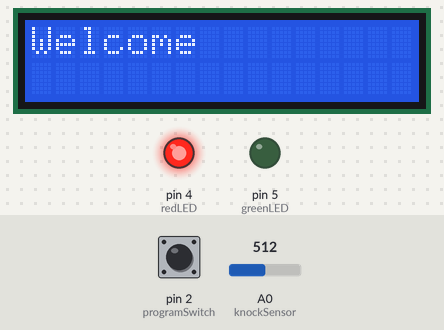
A sketch run on a simulated Arduino Uno, built with avr-gcc and run on an emulated ATmega328P. On the bench: 16×2 character LCD, output pins drawn as LEDs (lit = HIGH). The inputs (shaded band) are chosen by the test bench; at power-on: pin 2 (programSwitch) LOW, A0 (knockSensor) = 512. What the sketch prints to the serial monitor is not drawn.

Above: at 1.2 s.
1.3 s: pin 2 (programSwitch) pulled HIGH for 3 s
At 3.9 s:
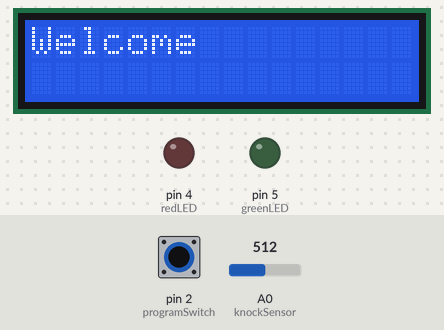
11.0 s: A0 (knockSensor) set to 23
15.0 s: A0 (knockSensor) set to 19
At 16.1 s:
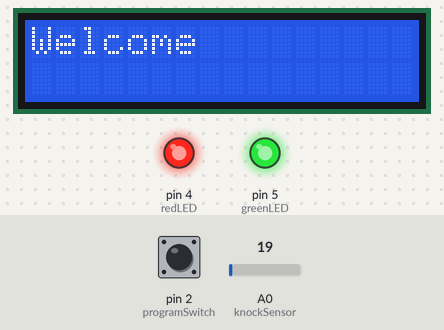
Timing chart, 0 to 18.0 s (numbered marks = the images above; inputs shaded):
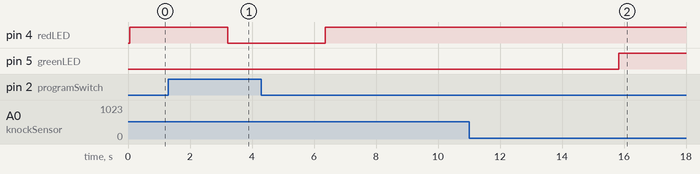

The sketch:

knock-lock.ino
```cpp
// include the library code:
#include <LiquidCrystal.h>

// initialize the library with the numbers of the interface pins
LiquidCrystal lcd(7, 8, 9, 10, 11, 12);

 int startTime;
 // Pin definitions
 const int knockSensor = 0;
 // Piezo sensor on pin 0.
 const int programSwitch = 2;
 // If this is high we program a new code.
 //const int lockMotor = 3;
 // Gear motor used to turn the lock.
 const int redLED = 4;
 // Status LED
 const int greenLED = 5;
 // Tuning constants. Could be made vars and hoooked to potentiometers for soft configuration, etc.
 const int threshold = 22;
 // Minimum signal from the piezo to register as a knock
 const int rejectValue = 25;
 // If an individual knock is off by this percentage of a knock we don't unlock..
 const int averageRejectValue = 15;
 // If the average timing of the knocks is off by this percent we don't unlock.
 const int knockFadeTime = 150;
 // milliseconds we allow a knock to fade before we listen for another one. (Debounce timer.)
 //const int lockTurnTime = 650;
 // milliseconds that we run the motor to get it to go a half turn.
 const int maximumKnocks = 20;
 // Maximum number of knocks to listen for.
 const int knockComplete = 1200;
 // Longest time to wait for a knock before we assume that it's finished.
 // Variables.
 int secretCode[maximumKnocks] = {50, 25, 25, 50, 100, 50, 0, 0, 0, 0, 0, 0, 0, 0, 0, 0, 0, 0, 0, 0};
 // Initial setup: "Shave and a Hair Cut, two bits."
 int knockReadings[maximumKnocks];
 // When someone knocks this array fills with delays between knocks.
 int knockSensorValue = 0;
 // Last reading of the knock sensor.
 int programButtonPressed = false;
 // Flag so we remember the programming button setting at the end of the cycle.
 void setup()
{
     lcd.begin(16,2);

     lcd.print("Welcome");
     //pinMode(lockMotor, OUTPUT);
     pinMode(redLED, OUTPUT);
     pinMode(greenLED, OUTPUT);
     pinMode(programSwitch, INPUT);
     Serial.begin(9600);
     // Uncomment the Serial.bla lines for debugging.
     Serial.println("Program start.");
     // but feel free to comment them out after it's working right.
     digitalWrite(greenLED, HIGH);
     // Green LED on, everything is go.
 }
 void loop()
{
  // Listen for any knock at all.
  knockSensorValue = analogRead(knockSensor);
  if (digitalRead(programSwitch)==HIGH)
  {

    digitalWrite(greenLED, LOW);
     // is the program button pressed?
     programButtonPressed = true;
     // Yes, so lets save that state
     digitalWrite(redLED, HIGH);
     // and turn on the red light too so we know we're programming.
  }
 else
 {
      programButtonPressed = false;
      digitalWrite(redLED, HIGH);
 }
      if (knockSensorValue >=threshold)
      {
        listenToSecretKnock();
      }
}
 // Records the timing of knocks.
 void listenToSecretKnock()
{
  Serial.println("knock starting");
  int i;
  int now;
  int  currentKnockNumber = 0;
  // First lets reset the listening array.
  for (i=0;i<=maximumKnocks;i++)
  {
     //got another knock...
     //record the delay time.
     Serial.println("knock.");
     now=millis();
     knockReadings[currentKnockNumber] = now-startTime;
     currentKnockNumber++;
     //increment the counter
     startTime=now;
     // and reset our timer for the next knock
     digitalWrite(greenLED, LOW);
     if (programButtonPressed==true)
     {
       digitalWrite(redLED, LOW);
       // and the red one too if we're programming a new knock.
     }
     delay(knockFadeTime);
     // again, a little delay to let the knock decay.
     digitalWrite(greenLED, HIGH);
     if (programButtonPressed==true)
     {
       digitalWrite(redLED, HIGH);
     }
   now=millis();
   //did we timeout or run out of knocks?
   }

   while ((now-startTime < knockComplete) && (currentKnockNumber < maximumKnocks))
   {
        Serial.println("while loop");
     //we've got our knock recorded, lets see if it's valid
     if (programButtonPressed==false)
     {
       Serial.println("Not Pressed");
       // only if we're not in progrmaing mode.
       if (validateKnock() == true)
       {
         triggerDoorUnlock();
       }
       else
       {
         Serial.println("Secret knock failed.");
         digitalWrite(greenLED, LOW);
         // We didn't unlock, so blink the red LED as visual feedback.
         for (i=0;i<4;i++)
         {
           digitalWrite(redLED, HIGH);
           delay(100);
           digitalWrite(redLED, LOW);
           delay(100);
         }
       digitalWrite(greenLED, HIGH);
       }
     }
     else
     {
       // if we're in programming mode we still validate the lock, we just don't do anything with the lock
       validateKnock();
       // and we blink the green and red alternately to show that program is complete.
       Serial.println("New lock stored.");
       digitalWrite(redLED, LOW);
       digitalWrite(greenLED, HIGH);
       for (i=0;i<3;i++)
       {
         delay(100);
         digitalWrite(redLED, HIGH);
         digitalWrite(greenLED, LOW);
         delay(100);
         digitalWrite(redLED, LOW);
         digitalWrite(greenLED, HIGH);
       }
     }
   }
 }
 // Runs the motor (or whatever) to unlock the door.
 void triggerDoorUnlock()
 {
   Serial.println("Door unlocked!");
   int i=0;
   // turn the motor on for a bit.
   //digitalWrite(lockMotor, HIGH);
   digitalWrite(greenLED, HIGH);
   // And the green LED too.
   //delay (lockTurnTime);
   // Wait a bit.
   //digitalWrite(lockMotor, LOW);
   // Turn the motor off.
   // Blink the green LED a few times for more visual feedback.
   for (i=0; i < 5; i++)
   {
     digitalWrite(greenLED, LOW);
     delay(100);
     digitalWrite(greenLED, HIGH);
     delay(100);
   }
 }

 // Sees if our knock matches the secret.
 // returns true if it's a good knock, false if it's not.
 // todo: break it into smaller functions for readability.
 boolean validateKnock()
 {
   Serial.println("validate knock");
   int i=0;
   // simplest check first: Did we get the right number of knocks?
   int currentKnockCount = 0;
   int secretKnockCount = 0;
   int maxKnockInterval = 0;
   // We use this later to normalize the times.
   for (i=0;i;0)
   {
     currentKnockCount++;

     if (secretCode[i] > 0)
     {
       //todo: precalculate this.
       secretKnockCount++;
     }
     if (knockReadings[i] > maxKnockInterval)
     {
     // collect normalization data while we're looping.
     maxKnockInterval = knockReadings[i];
     }
     // If we're recording a new knock, save the info and get out of here.
     if (programButtonPressed==true)
     {
       for (i=0;i;0)
       {
         delay( map(secretCode[i],0, 100, 0, maxKnockInterval));
         // Expand the time back out to what it was. Roughly.
         digitalWrite(greenLED, HIGH);
         digitalWrite(redLED, HIGH);
       }
       delay(50);
     }
     return false;
   }
   // We don't unlock the door when we are recording a new knock.
   if (currentKnockCount != secretKnockCount)
   {
     return false;
   }
   /* Now we compare the relative intervals of our knocks, not the absolute time between them.
   (ie: if you do the same pattern slow or fast it should still open the door.)
   This makes it less picky, which while making it less secure can also make it less of a pain to use if you're tempo is a little slow or fast. */
   int totaltimeDifferences=0;
   int timeDiff=0;
   for (i=0;i; rejectValue)
   {
     // Individual value too far out of whack return false;
   }
   totaltimeDifferences += timeDiff;

   // It can also fail if the whole thing is too inaccurate.
   if (totaltimeDifferences/secretKnockCount>averageRejectValue)
   {
   return false;
   }
   return true;
}
```

Measured:
- the behaviour switches between 22 and 21 on A0 (knockSensor) (found by bisection; images 1 and 2)
- after the input at 1.3 s, pin 4 (redLED): HIGH → LOW after 1.9 s, → HIGH 3.2 s later
- after the input at 15.0 s, pin 5 (greenLED): LOW → HIGH after 0.82 s
